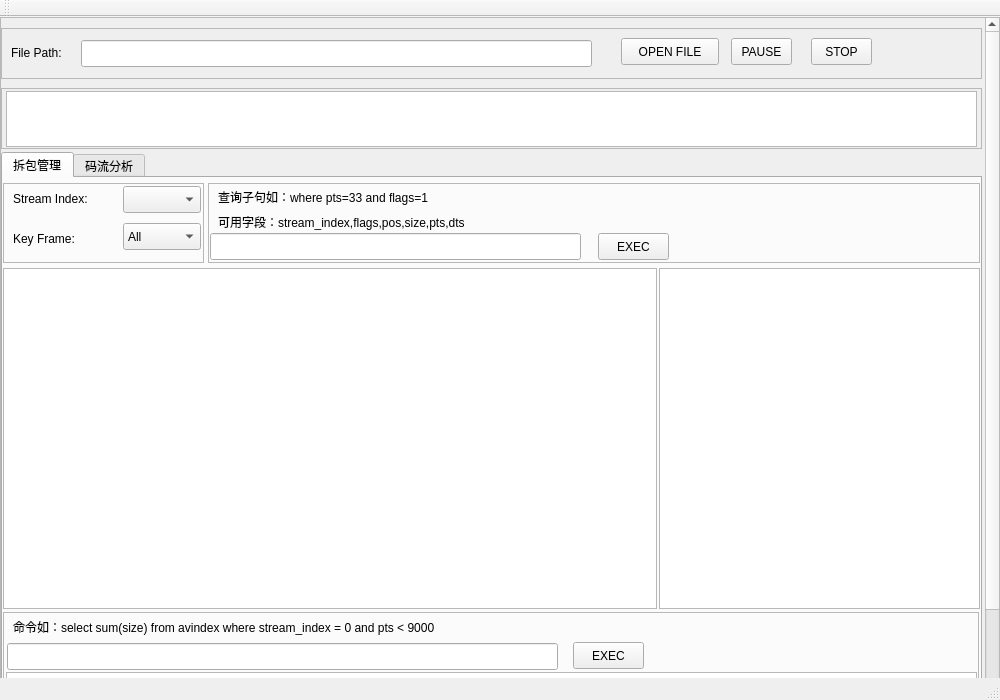
<?xml version="1.0" encoding="UTF-8"?>
<ui version="4.0">
 <class>MainWindow</class>
 <widget class="QMainWindow" name="MainWindow">
  <property name="geometry">
   <rect>
    <x>0</x>
    <y>0</y>
    <width>1000</width>
    <height>700</height>
   </rect>
  </property>
  <property name="windowTitle">
   <string>码流分析工具</string>
  </property>
  <widget class="QWidget" name="centralWidget">
   <widget class="QScrollArea" name="scrollArea">
    <property name="geometry">
     <rect>
      <x>0</x>
      <y>0</y>
      <width>1000</width>
      <height>700</height>
     </rect>
    </property>
    <property name="minimumSize">
     <size>
      <width>1000</width>
      <height>500</height>
     </size>
    </property>
    <property name="verticalScrollBarPolicy">
     <enum>Qt::ScrollBarAlwaysOn</enum>
    </property>
    <property name="horizontalScrollBarPolicy">
     <enum>Qt::ScrollBarAlwaysOff</enum>
    </property>
    <property name="widgetResizable">
     <bool>false</bool>
    </property>
    <widget class="QWidget" name="scrollAreaWidgetContents">
     <property name="geometry">
      <rect>
       <x>0</x>
       <y>0</y>
       <width>1000</width>
       <height>810</height>
      </rect>
     </property>
     <property name="minimumSize">
      <size>
       <width>1000</width>
       <height>500</height>
      </size>
     </property>
     <widget class="QTabWidget" name="tabWidget">
      <property name="geometry">
       <rect>
        <x>0</x>
        <y>134</y>
        <width>981</width>
        <height>611</height>
       </rect>
      </property>
      <property name="currentIndex">
       <number>0</number>
      </property>
      <widget class="QWidget" name="tab_unpack">
       <attribute name="title">
        <string>拆包管理</string>
       </attribute>
       <widget class="QTableView" name="tvw_unpack">
        <property name="geometry">
         <rect>
          <x>0</x>
          <y>90</y>
          <width>654</width>
          <height>341</height>
         </rect>
        </property>
        <property name="alternatingRowColors">
         <bool>true</bool>
        </property>
       </widget>
       <widget class="QFrame" name="frame_12">
        <property name="geometry">
         <rect>
          <x>0</x>
          <y>5</y>
          <width>201</width>
          <height>80</height>
         </rect>
        </property>
        <property name="frameShape">
         <enum>QFrame::StyledPanel</enum>
        </property>
        <property name="frameShadow">
         <enum>QFrame::Raised</enum>
        </property>
        <widget class="QLabel" name="label_19">
         <property name="geometry">
          <rect>
           <x>10</x>
           <y>0</y>
           <width>101</width>
           <height>31</height>
          </rect>
         </property>
         <property name="text">
          <string>Stream Index:</string>
         </property>
        </widget>
        <widget class="QComboBox" name="cmb_index">
         <property name="geometry">
          <rect>
           <x>120</x>
           <y>3</y>
           <width>78</width>
           <height>27</height>
          </rect>
         </property>
        </widget>
        <widget class="QLabel" name="label_20">
         <property name="geometry">
          <rect>
           <x>10</x>
           <y>40</y>
           <width>101</width>
           <height>31</height>
          </rect>
         </property>
         <property name="text">
          <string>Key Frame:</string>
         </property>
        </widget>
        <widget class="QComboBox" name="cmb_keyframe">
         <property name="geometry">
          <rect>
           <x>120</x>
           <y>40</y>
           <width>78</width>
           <height>27</height>
          </rect>
         </property>
         <item>
          <property name="text">
           <string>All</string>
          </property>
         </item>
         <item>
          <property name="text">
           <string>notKey</string>
          </property>
         </item>
         <item>
          <property name="text">
           <string>keyFrame</string>
          </property>
         </item>
        </widget>
       </widget>
       <widget class="QTextEdit" name="txt_unpackinfo">
        <property name="geometry">
         <rect>
          <x>656</x>
          <y>90</y>
          <width>321</width>
          <height>341</height>
         </rect>
        </property>
       </widget>
       <widget class="QFrame" name="frame_13">
        <property name="geometry">
         <rect>
          <x>205</x>
          <y>5</y>
          <width>772</width>
          <height>80</height>
         </rect>
        </property>
        <property name="frameShape">
         <enum>QFrame::StyledPanel</enum>
        </property>
        <property name="frameShadow">
         <enum>QFrame::Raised</enum>
        </property>
        <widget class="QLabel" name="label_21">
         <property name="geometry">
          <rect>
           <x>10</x>
           <y>5</y>
           <width>281</width>
           <height>17</height>
          </rect>
         </property>
         <property name="text">
          <string>查询子句如：where pts=33 and flags=1</string>
         </property>
        </widget>
        <widget class="QLineEdit" name="txt_where">
         <property name="geometry">
          <rect>
           <x>2</x>
           <y>50</y>
           <width>371</width>
           <height>27</height>
          </rect>
         </property>
        </widget>
        <widget class="QLabel" name="label_22">
         <property name="geometry">
          <rect>
           <x>10</x>
           <y>30</y>
           <width>311</width>
           <height>17</height>
          </rect>
         </property>
         <property name="text">
          <string>可用字段：stream_index,flags,pos,size,pts,dts</string>
         </property>
        </widget>
        <widget class="QPushButton" name="btn_execsql">
         <property name="geometry">
          <rect>
           <x>390</x>
           <y>50</y>
           <width>71</width>
           <height>27</height>
          </rect>
         </property>
         <property name="text">
          <string>EXEC</string>
         </property>
        </widget>
       </widget>
       <widget class="QFrame" name="frame_14">
        <property name="geometry">
         <rect>
          <x>0</x>
          <y>434</y>
          <width>976</width>
          <height>141</height>
         </rect>
        </property>
        <property name="frameShape">
         <enum>QFrame::StyledPanel</enum>
        </property>
        <property name="frameShadow">
         <enum>QFrame::Raised</enum>
        </property>
        <widget class="QTextEdit" name="txt_selectout">
         <property name="geometry">
          <rect>
           <x>3</x>
           <y>60</y>
           <width>971</width>
           <height>78</height>
          </rect>
         </property>
        </widget>
        <widget class="QLabel" name="label_23">
         <property name="geometry">
          <rect>
           <x>10</x>
           <y>0</y>
           <width>531</width>
           <height>31</height>
          </rect>
         </property>
         <property name="text">
          <string>命令如：select sum(size) from avindex where stream_index =  0 and pts &lt; 9000</string>
         </property>
        </widget>
        <widget class="QLineEdit" name="txt_select">
         <property name="geometry">
          <rect>
           <x>4</x>
           <y>31</y>
           <width>551</width>
           <height>27</height>
          </rect>
         </property>
        </widget>
        <widget class="QPushButton" name="btn_execsql_2">
         <property name="geometry">
          <rect>
           <x>570</x>
           <y>30</y>
           <width>71</width>
           <height>27</height>
          </rect>
         </property>
         <property name="text">
          <string>EXEC</string>
         </property>
        </widget>
       </widget>
      </widget>
      <widget class="QWidget" name="tab_analysis">
       <attribute name="title">
        <string>码流分析</string>
       </attribute>
       <widget class="QRadioButton" name="radioButton">
        <property name="geometry">
         <rect>
          <x>140</x>
          <y>110</y>
          <width>116</width>
          <height>22</height>
         </rect>
        </property>
        <property name="text">
         <string>RadioButton</string>
        </property>
       </widget>
      </widget>
     </widget>
     <widget class="QFrame" name="frame_2">
      <property name="geometry">
       <rect>
        <x>0</x>
        <y>70</y>
        <width>981</width>
        <height>61</height>
       </rect>
      </property>
      <property name="frameShape">
       <enum>QFrame::StyledPanel</enum>
      </property>
      <property name="frameShadow">
       <enum>QFrame::Raised</enum>
      </property>
      <widget class="QTextEdit" name="txt_pkt_data">
       <property name="geometry">
        <rect>
         <x>5</x>
         <y>3</y>
         <width>971</width>
         <height>56</height>
        </rect>
       </property>
      </widget>
     </widget>
     <widget class="QFrame" name="frame">
      <property name="geometry">
       <rect>
        <x>0</x>
        <y>10</y>
        <width>981</width>
        <height>51</height>
       </rect>
      </property>
      <property name="frameShape">
       <enum>QFrame::StyledPanel</enum>
      </property>
      <property name="frameShadow">
       <enum>QFrame::Raised</enum>
      </property>
      <widget class="QLabel" name="label_24">
       <property name="geometry">
        <rect>
         <x>10</x>
         <y>0</y>
         <width>71</width>
         <height>49</height>
        </rect>
       </property>
       <property name="text">
        <string>File Path:</string>
       </property>
      </widget>
      <widget class="QLineEdit" name="lineEdit">
       <property name="geometry">
        <rect>
         <x>80</x>
         <y>12</y>
         <width>511</width>
         <height>27</height>
        </rect>
       </property>
       <property name="readOnly">
        <bool>true</bool>
       </property>
      </widget>
      <widget class="QPushButton" name="btn_openfile">
       <property name="geometry">
        <rect>
         <x>620</x>
         <y>10</y>
         <width>98</width>
         <height>27</height>
        </rect>
       </property>
       <property name="text">
        <string>OPEN FILE</string>
       </property>
      </widget>
      <widget class="QPushButton" name="btn_pause">
       <property name="geometry">
        <rect>
         <x>730</x>
         <y>10</y>
         <width>61</width>
         <height>27</height>
        </rect>
       </property>
       <property name="text">
        <string>PAUSE</string>
       </property>
      </widget>
      <widget class="QPushButton" name="btn_stop">
       <property name="geometry">
        <rect>
         <x>810</x>
         <y>10</y>
         <width>61</width>
         <height>27</height>
        </rect>
       </property>
       <property name="text">
        <string>STOP</string>
       </property>
      </widget>
     </widget>
    </widget>
   </widget>
  </widget>
  <widget class="QMenuBar" name="menuBar">
   <property name="geometry">
    <rect>
     <x>0</x>
     <y>0</y>
     <width>1000</width>
     <height>28</height>
    </rect>
   </property>
  </widget>
  <widget class="QToolBar" name="mainToolBar">
   <attribute name="toolBarArea">
    <enum>TopToolBarArea</enum>
   </attribute>
   <attribute name="toolBarBreak">
    <bool>false</bool>
   </attribute>
  </widget>
  <widget class="QStatusBar" name="statusBar"/>
 </widget>
 <layoutdefault spacing="6" margin="11"/>
 <resources/>
 <connections/>
</ui>
